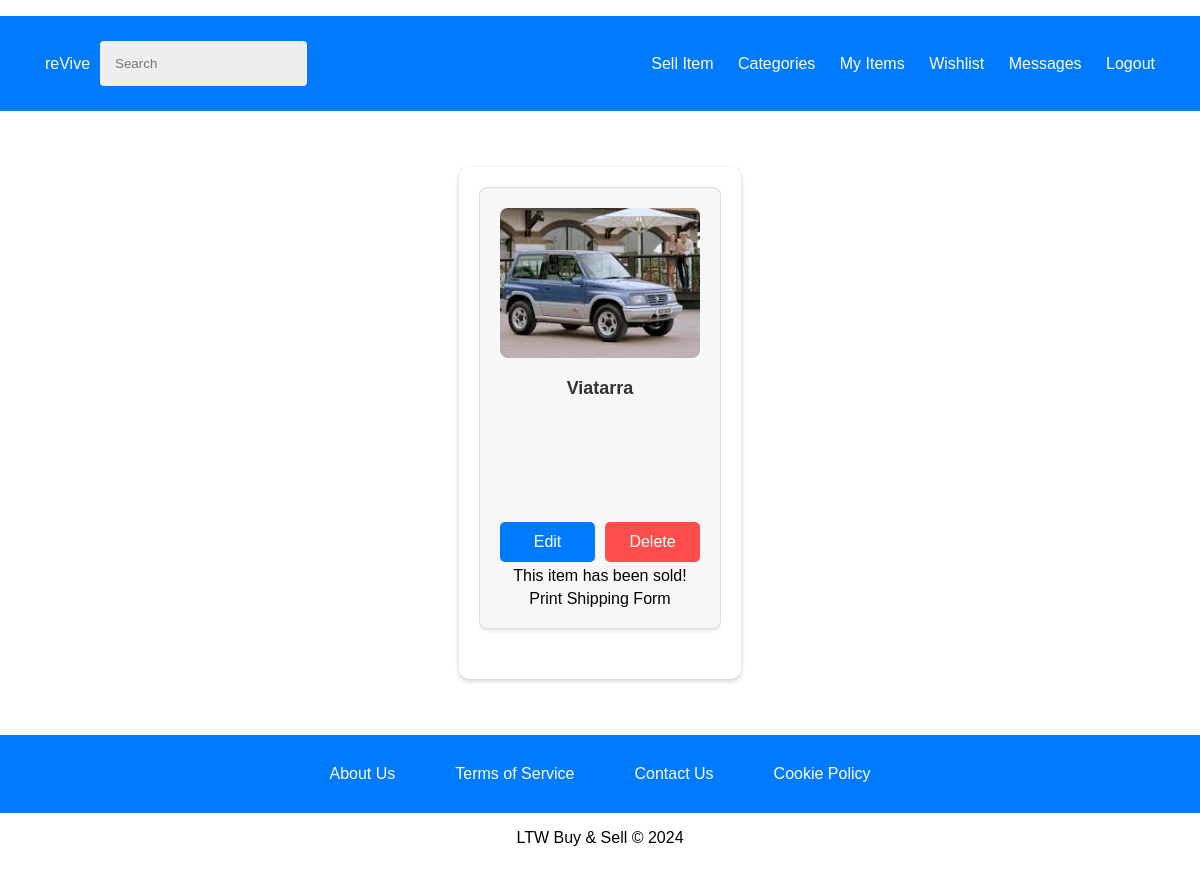
The page /pages/my_items.php (signed in) on the database as committed earlier.
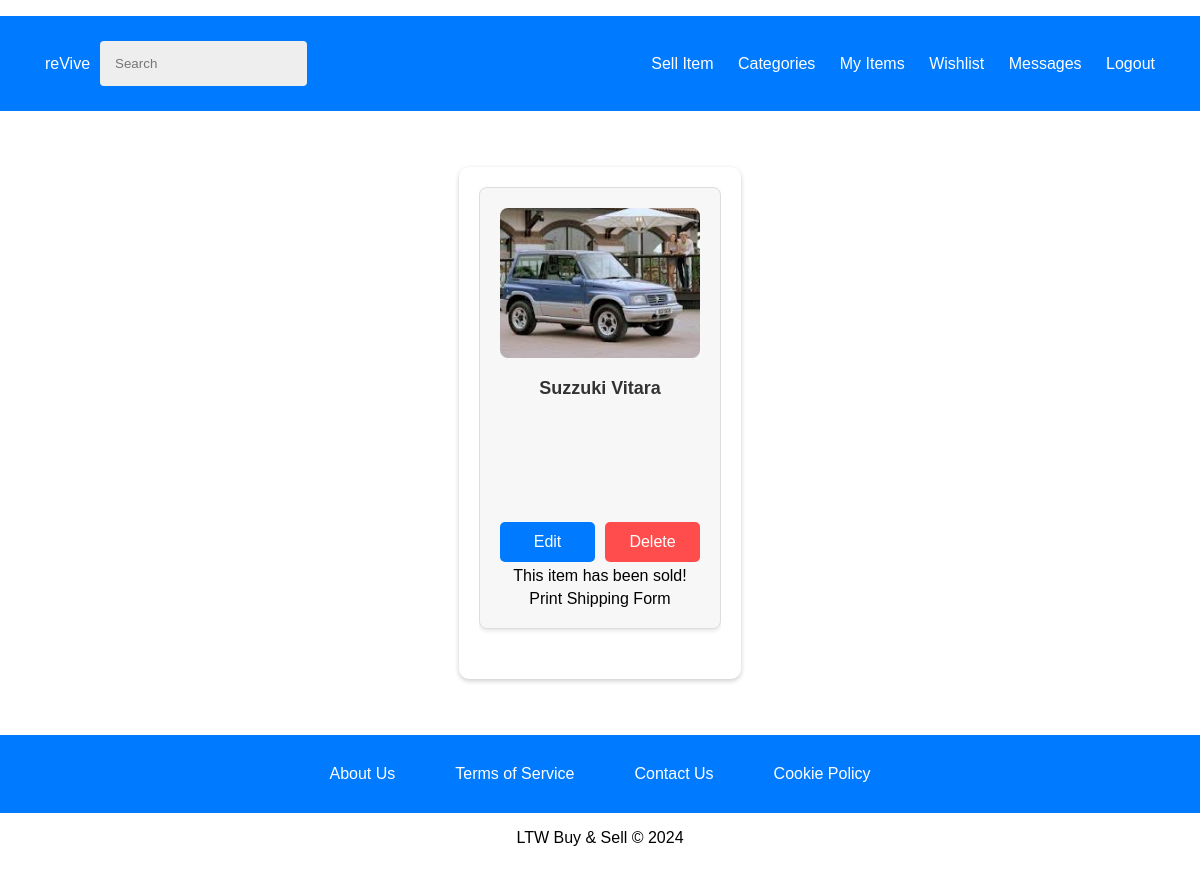
The same page on the database as committed later.
### tables this page shows
CREATE TABLE items (
    item_id INTEGER PRIMARY KEY AUTOINCREMENT,
    user_id INTEGER NOT NULL,
    category_id INTEGER NOT NULL,
    title TEXT NOT NULL,
    description TEXT NOT NULL,
    city TEXT NOT NULL,
    price REAL NOT NULL,
    image_path TEXT, sold_date DATETIME,
    FOREIGN KEY (user_id) REFERENCES users(user_id),
    FOREIGN KEY (category_id) REFERENCES categories(category_id)
);

### utils/session.php (called while the page is built, shortened)
<?php
class Session {
    public function isLoggedIn() {
        return isset($_SESSION['user_id']);
    }
}
?>

### database/items.class.php (called while the page is built, shortened)
<?php
class Item {
    public function __construct(array $data = []) {
        $this->id = $data['item_id'] ?? 0;
        $this->title = $data['title'] ?? '';
        $this->image_path = $data['image_path'] ?? '';
        $this->sold_date = $data['sold_date'] ?? null;
    }
    public static function getItemsByUser(PDO $db, int $user_id): array {
        $stmt = $db->prepare('SELECT * FROM items WHERE user_id = ?');
        $stmt->execute([$user_id]);
        $items = [];
        while ($row = $stmt->fetch(PDO::FETCH_ASSOC)) {
            $items[] = new Item($row);
        }
        return $items;
    }
}
?>

### pages/my_items.php (the view, shortened to what this page needs)
<?php
require_once(__DIR__ . '/../utils/session.php');
require_once(__DIR__ . '/../database/connection.db.php');
require_once(__DIR__ . '/../database/items.class.php');
require_once(__DIR__ . '/../templates/common.php');
$session = new Session();
$db = getDatabaseConnection();
$user_id = $_SESSION['user_id'];
$items = Item::getItemsByUser($db, $user_id);
drawHeader('My Items', true, false, $session);
?>
<link rel="stylesheet" type="text/css" href="../styles/my_items.css">
<div class="items-container">
    <?php if (count($items) > 0): ?>
        <div class="items-list">
            <?php foreach ($items as $item): ?>
                <div class="item">
                    <a href="item.php?id=<?= $item->id ?>">
                        <img src="<?= htmlspecialchars($item->image_path) ?>" alt="<?= htmlspecialchars($item->title) ?>">
                        <h3><?= htmlspecialchars($item->title) ?></h3>
                    </a>
                    <div class="buttons">
                        <a href="edit_item.php?item_id=<?= $item->id ?>" class="edit-button">Edit</a>
                        <form action="../actions/action_delete_item.php" method="post" class="delete-form">
                            <button type="submit" class="delete-button">Delete</button>
                        </form>
                    </div>
                    <?php if ($item->sold_date): ?>
                        <div class="sold-notification">
                            <p>This item has been sold!</p>
                            <a href="print_shipping_form.php?transaction_id=<?= htmlspecialchars($item->id) ?>" class="print-button">Print Shipping Form</a>
                        </div>
                    <?php endif; ?>
                </div>
            <?php endforeach; ?>
        </div>
    <?php else: ?>
        <p>You haven't listed any items yet.</p>
    <?php endif; ?>
</div>
<?php
drawFooter();
?>

### templates/common.php (shortened to what this page needs)
<?php
require_once(__DIR__ . '/../utils/session.php');
function drawHeader($title = 'reVive : Buy and Sell', $includeTopBar = false, $includeProfileIcon = false, Session $session = null) {
    ?>
    <!DOCTYPE html>
    <html lang="en">
    <head>
        <link rel="stylesheet" type="text/css" href="../styles/register.css">
        <link rel="stylesheet" type="text/css" href="../styles/mainPage.css">
        <link rel="stylesheet" type="text/css" href="../styles/login.css">
        <link rel="stylesheet" type="text/css" href="../styles/common.css">
    </head>
    <body>
        <header>
            <?php if ($includeTopBar): ?>
            <div class="top-bar">
                <div class="top-bar-left">
                    <a href="../pages/index.php">reVive</a>
                    <form action="search_page.php" method="POST">
                        <input type="text" name="search" placeholder="Search">
                    </form>
                </div>
                <div class="top-bar-right">
                    <?php if ($session && $session->isLoggedIn()): ?>
                        <a href="../pages/create_item.php" class="profile-icon">Sell Item</a>
                        <a href="../pages/categories.php">Categories</a>
                        <a href="../pages/my_items.php">My Items</a>
                        <a href="../pages/wishlist.php">Wishlist</a>
                        <?php $unreadCount = $session->getUnreadMessageCount(getDatabaseConnection()); ?>
                        <a href="../pages/conversations.php">Messages<?= $unreadCount > 0 ? " ($unreadCount)" : "" ?></a>
                        <a href="../actions/action_logout.php">Logout</a>
                    <?php else: ?>
                        <a href="../pages/login.php">Login</a>
                        <a href="../pages/register.php">Create Account</a>
                    <?php endif; ?>
                </div>
            </div>
            <?php endif; ?>
        </header>
        <main>
    <?php
}
function drawFooter() {
    ?>
        </main>
        <footer>
            <div class="bottom-bar">
                <div class="bottom-bar-container">
                    <a href="../pages/about-us.php" class="bottom-bar-button">About Us</a>
                    <a href="../pages/terms.php" class="bottom-bar-button">Terms of Service</a>
                    <a href="../pages/contact.php" class="bottom-bar-button">Contact Us</a>
                    <a href="../pages/cookies.php" class="bottom-bar-button">Cookie Policy</a>
                </div>
            </div>
            <p>LTW Buy & Sell &copy; 2024</p>
        </footer>
    </body>
    </html>
    <?php
}
?>

### styles/register.css (style rules this page uses)
body, html { height: 100%; margin: 0; font-family: -apple-system, BlinkMacSystemFont, "Segoe UI", Roboto, "Helvetica Neue", Arial, sans-serif; }
header h1, footer { text-align: center; }
header, footer { margin: 0; padding: 1em 0; }
input[type="text"], input[type="email"], input[type="password"] { width: 100%; padding: 15px; margin: 5px 0 20px 0; display: inline-block; border: none; background: #eee; border-radius: 4px; box-sizing: border-box; }

### styles/mainPage.css (style rules this page uses)
html, body { height: 100%; margin: 0; padding: 0; display: flex; flex-direction: column; font-family: -apple-system, BlinkMacSystemFont, "Segoe UI", Roboto, "Helvetica Neue", Arial, sans-serif; }
body { min-height: 100vh; display: flex; flex-direction: column; }
main { flex: 1; display: flex; flex-direction: column; }
footer { flex-shrink: 0; width: 100%; text-align: center; }
.items-list { display: flex; flex-wrap: wrap; justify-content: space-around; gap: 20px; }
.item { flex: 0 1 calc(30% - 20px); border: 1px solid #ddd; border-radius: 10px; background-color: #fff; box-shadow: 0 4px 8px rgba(0, 0, 0, 0.1); padding: 20px; margin-bottom: 20px; text-align: left; transition: transform 0.2s; display: flex; flex-direction: column; justify-content: space-between; min-height: 400px; max-height: 500px; }
.item img { width: 100%; height: auto; max-height: 200px; object-fit: cover; border-radius: 5px; margin-bottom: 10px; }
.item h3, .item p, .item span { margin: 5px 0; color: black; }
.item a { text-decoration: none; color: inherit; display: flex; flex-direction: column; height: 100%; }
.item p { flex-grow: 1; }
.item button { width: 100%; padding: 10px; background-color: #007aff; color: white; border: none; border-radius: 5px; cursor: pointer; transition: background-color 0.3s; margin-top: auto; }
.bottom-bar { background-color: #007aff; color: white; padding: 20px 0; text-align: center; display: flex; justify-content: center; }
.bottom-bar-container { display: flex; justify-content: space-evenly; max-width: 1200px; margin: 0 auto; }
.bottom-bar-button { padding: 10px 20px; color: white; background-color: #007aff; border: none; border-radius: 5px; font-size: 16px; cursor: pointer; transition: background-color 0.3s, color 0.3s; text-align: center; display: inline-block; margin: 0 10px; }

### styles/login.css (style rules this page uses)
body, html { height: 100%; margin: 0; font-family: -apple-system, BlinkMacSystemFont, "Segoe UI", Roboto, "Helvetica Neue", Arial, sans-serif; }
header h1, footer { text-align: center; }
header, footer { margin: 0; padding: 1em 0; }
input[type="text"], input[type="email"], input[type="password"] { width: 100%; padding: 15px; margin: 5px 0 20px 0; display: inline-block; border: none; background: #eee; border-radius: 4px; box-sizing: border-box; }

### styles/common.css (style rules this page uses)
.top-bar, .bottom-bar { background-color: #007aff; color: white; display: flex; justify-content: space-between; padding: 25px 35px; align-items: center; }
.top-bar a, .bottom-bar-button { color: white; text-decoration: none; margin: 0 10px; font-size: 16px; transition: background-color 0.3s, transform 0.2s, box-shadow 0.2s; }
.profile-icon { margin-right: 10px; cursor: pointer; }
.bottom-bar { background-color: #007aff; color: white; padding: 20px 0; text-align: center; display: flex; justify-content: center; }
.bottom-bar-container { display: flex; justify-content: space-evenly; max-width: 1200px; margin: 0 auto; }
.bottom-bar-button { padding: 10px 20px; color: white; background-color: #007aff; border: none; border-radius: 5px; font-size: 16px; cursor: pointer; transition: background-color 0.3s, color 0.3s; text-align: center; display: inline-block; margin: 0 10px; }

Rows that differ between the two databases and show on the page:
removed items: image_path (picture), title "Viatarra"
added items: image_path (picture), title "Suzzuki Vitara"
